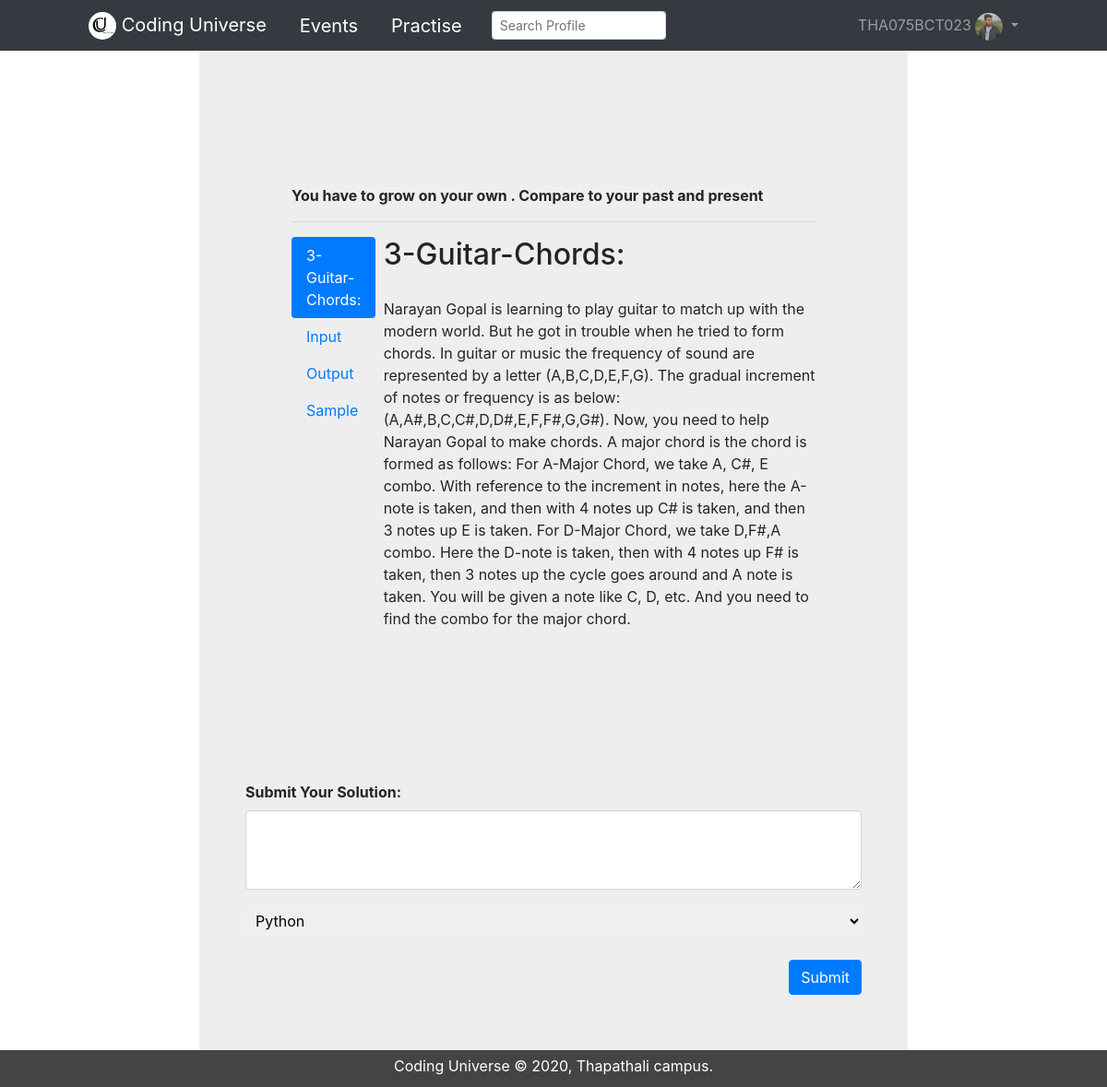
Screenshot of /practise/ (signed in) with the database file from the repository.
### Register/models.py (models this page shows, shortened)
class Profile(models.Model):
    user=models.OneToOneField(User,on_delete=models.CASCADE)
    first_name=models.CharField(max_length=20 , blank=False , null=False)
    middle_name=models.CharField(max_length=20 , blank =True , null=True)
    last_name=models.CharField(max_length=20,blank=False,null=False)
    Student_ID=models.CharField(max_length=15,blank=False,null=False)
    Gender=models.CharField(choices=GENDER_CHOICES,max_length=20,blank=True,null=True)
    phone=models.PositiveIntegerField()
    Description=models.TextField()
    Profile_picture=models.ImageField(upload_to='Statics/Images',blank=True,null=True)

### questions/models.py (models this page shows, shortened)
class Questions(models.Model):
    question_1_titile=models.CharField(max_length=60,null=False,blank=False)
    question_1_description=models.TextField()
    question_1_input=models.CharField(max_length=500)
    question_1_output=models.CharField(max_length=400)
    question_1_sample_1=models.CharField(max_length=500)
    question_1_sample_output_1=models.CharField(max_length=10)
    question_1_sample_2=models.CharField(max_length=500, default="C")
    question_1_sample_output_2=models.CharField(max_length=10,default="C,E,G")
    question_1_sample_3=models.CharField(max_length=500,default="G")
    question_1_sample_output_3=models.CharField(max_length=10,default="G,B,D")
    question_1_sample_explain=models.CharField(max_length=500,null=True,blank=True,default="In Sample case #1, the combo for C-Major Chord is displayed according to gradual increase in note according to given pattern.")

### Practise/views.py (the view, shortened to what this page needs)
# urls.py: path('',PractiseView,name='practise'),
@login_required
def PractiseView(request):
    if request.method=="GET":
        session_id=request.session['user_id']
        u1=User.objects.get(id=session_id)
        p1=Profile.objects.get(user=session_id)
        try:
            b1=DateModel.objects.get(user=session_id)
            run_time=b1.time
            key_id=b1.key
            try:
                q1=Questions.objects.get(id=key_id)
                b1.key=key_id
                context={
                    'u1':u1,
                    'p1':p1,
                    'verify':'True',
                    'question':q1,
                    'form1':SubmissionForm,
                }
                return render(request,'Practise/practise.html',context)
            except:
                context={
                    'u1':u1,
                    'p1':p1,
                    'verify':'True',
                    'question':'False'
                }
                return render(request,'Practise/practise.html',context)
        except:
            context={
                'u1':u1,
                'p1':p1,
                'verify':'True',
                'form':AcceptForm
            }
            return render(request,'Practise/front.html',context)

### Templates/Practise/practise.html (shortened to what this page needs)
{% extends 'base.html' %}
{% block body %}
<section id="registration-form">
    <div class="container">
      {% if question != "False" %}
        <div class="container">
            <p><b>You have to grow on your own . Compare to your past and present </b></p>
          <hr>
          <div class="row">
            <div class="col-md-2 mb-3">
                <ul class="nav nav-pills flex-column" id="myTab" role="tablist">
          <li class="nav-item">
            <a class="nav-link active" id="home-tab" data-toggle="tab" href="#home" role="tab" aria-controls="home" aria-selected="true">{{question.question_1_titile}}</a>
          </li>
          <li class="nav-item">
            <a class="nav-link" id="profile-tab" data-toggle="tab" href="#profile" role="tab" aria-controls="profile" aria-selected="false">Input</a>
          </li>
          <li class="nav-item">
            <a class="nav-link" id="contact-tab" data-toggle="tab" href="#contact" role="tab" aria-controls="contact" aria-selected="false">Output</a>
          </li>
          <li class="nav-item">
            <a class="nav-link" id="contact-tab" data-toggle="tab" href="#sample" role="tab" aria-controls="contact" aria-selected="false">Sample</a>
          </li>
        </ul>
            </div>
                <div class="col-md-10">
              <div class="tab-content" id="myTabContent">
          <div class="tab-pane fade show active" id="home" role="tabpanel" aria-labelledby="home-tab">
          <h2>{{question.question_1_titile}}</h2>
            <p>{{question.question_1_description}}</p>
          </div>
        </div>
            </div>
          </div>
          <br>
          <br>
        </div>
        {% else %}
          <div class="jumbotron"> 30 Days trial completed please refer to result section for your score and your position.</div>
        {% endif %}
        <form method="POST" action='result/'>
          <div class="form-group green-border-focus">
          <label for="exampleFormControlTextarea5"><b>Submit Your Solution:</b></label>
          {{form1.solution}}
          </div>
          {{form1.language}}
          <br>
          <br>
        <div class="text-right">
          <button type="submit" class="btn btn-primary">Submit</button>
        </div>
      </form>
        </div>
</section>
{% endblock %}

### Templates/base.html (shortened to what this page needs)
{% load static %}
<html lang="en">
<head>
    <link href="{% static 'css/base/footer.css' %}" rel="stylesheet">
    <link href="{% static 'css/base/navbar.css' %}" rel="stylesheet">
    <link href="{% static 'css/base/activate.css' %}" rel="stylesheet">
    <link href="{% static 'css/base/login.css' %}" rel="stylesheet">
    <link href="{% static 'css/base/style1.css' %}" rel="stylesheet">
    <link href="//maxcdn.bootstrapcdn.com/font-awesome/4.1.0/css/font-awesome.min.css" rel="stylesheet">
    <link rel="stylesheet" href="https://maxcdn.bootstrapcdn.com/bootstrap/4.0.0/css/bootstrap.min.css">
<body>
    <header>
        <nav class="navbar navbar-dark bg-dark navbar-expand-sm fixed-top" id="navbar">
            <a class="navbar-brand logo1" href="{% url 'home' %}">
              <img src="{% static 'Images/logo.jpg' %}" width="30" height="30" alt="logo" class="rounded-circle">
              Coding Universe
            </a>
            <a class="navbar-brand logo3" href="#">
              Events
            </a>
            {% if verify == "True" %}
            <a class="navbar-brand logo3" href="{% url 'practise' %}">
              Practise
            </a>
            <form class="form-inline " role="search" action='/s/'>
              <input class="form-control form-control-sm ml-3 w-75 " type="text" placeholder="Search Profile" aria-label="Search" name='k'>
            </form>
            {% endif %}
            <div class="collapse navbar-collapse" id="navbar-list-4">
              <ul class="navbar-nav ml-auto ">
                  <li class="nav-item dropdown">
                  <a class="nav-link dropdown-toggle logo" href="#" id="navbarDropdownMenuLink" role="button" data-toggle="dropdown" aria-haspopup="true" aria-expanded="true">
                    {% if verify == "True" %}
                    {{p1.Student_ID}}
                    <img src="/media/{{p1.Profile_picture}}" width="30" height="30" class="rounded-circle">
                    {% elif verify != "True" %}
                    <img src="{% static 'Images/icon.png' %}" width="30" height="30" class="rounded-circle">
                    {% endif %}
                  </a>
                </li>
              </ul>
            </div>
          </nav>
    </header>
          {% block body %}
          {% endblock %}
    <div>
        <footer id="main-footer">
            <p>Coding Universe &copy; 2020, Thapathali campus.</p>
        </footer>
    </div>
</body>
</html>

### Statics/css/base/footer.css (style rules this page uses)
#main-footer { clear: both; height:40; position: fixed; bottom: 0; width: 100%; text-align: center; background: #444; color: #fff; padding: 5px; }

### Statics/css/base/navbar.css (style rules this page uses)
#navbar { width: 100%; height:55; position: fixed; background-color: #333; color: #fff; }
#navbar .logo { padding-top: 10px; padding-right: 80px; }
#navbar .logo1 { padding-top: 5px; padding-left: 80px; }

### Statics/css/base/style1.css (style rules this page uses)
* { margin: 0; padding: 0; box-sizing: bordor-box; border: none; }
html, body { font-family: 'Segoe UI', Tahoma, Geneva, Verdana, sans-serif; line-height: 1.7em; background-color: #ddd; }
h1, h2 { padding-bottom: 20px; }
p { margin: 20px 0; }
input { font-family: FontAwesome; width: 100%; padding: 7px; margin: 5px; border: none; border-radius: 4px; outline: none; }
textarea { width: 100%; padding: 7px; margin: 5px; border: none; border-radius: 4px; outline: none; }
select { width: 100%; padding: 7px; margin: 5px; border: none; border-radius: 4px; outline: none; }
#registration-form .container { max-width: 768px; margin: auto; background-color: #eee; align-content: center; padding: 100px 50px; }
.btn { display: block; font-size: 18px; background: #333333; color: #fff; padding: 13px 20px; border-radius: 10px; cursor: pointer; }
#navbar { width: 100%; height:55; position: fixed; background-color: #333; color: #fff; }
#navbar .logo { padding-top: 10px; padding-right: 80px; }
#navbar .logo3 { padding-top: 5px; padding-left: 20px; text-align: center; }
#navbar .logo1 { padding-top: 5px; padding-left: 80px; }
#main-footer { clear: both; height:40; position: fixed; bottom: 0; width: 100%; text-align: center; background: #444; color: #fff; padding: 5px; }
a { color: rgb(38, 24, 240); }

### rows the page displays
Profile: Student_ID "THA075BCT023", Profile_picture (picture)
Questions: question_1_titile "3-Guitar-Chords:", question_1_description "Narayan Gopal is learning to play guitar to match up with the modern world. But he got in trouble when he tried to form chords. In guitar or music the frequency of sound are represented by a letter (A,B,C,D,E,F,G). The gradual increment of notes or frequency is as below: (A,A#,B,C,C#,D,D#,E,F,F#,G,G#). Now, you need to help Narayan Gopal to make chords. A major chord is the chord is formed as follows: For A-Major Chord, we take A, C#, E combo. With reference to the increment in notes, here the A-note is taken, and then with 4 notes up C# is taken, and then 3 notes up E is taken. For D-Major Chord, we take D,F#,A combo. Here the D-note is taken, then with 4 notes up F# is taken, then 3 notes…"
